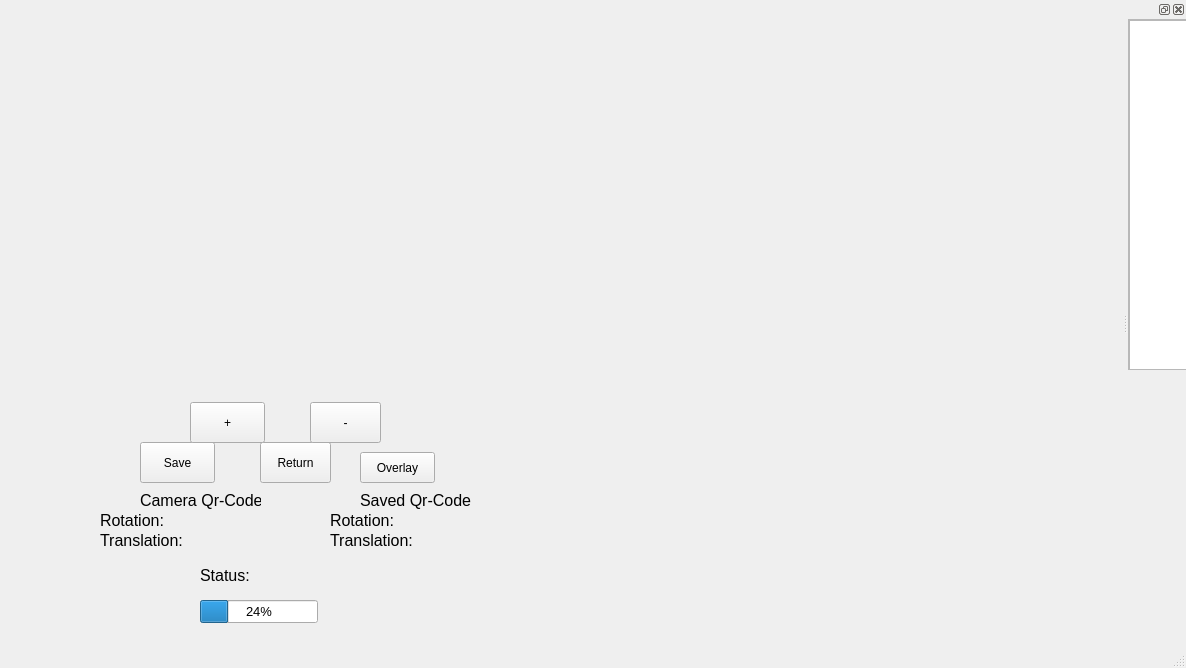
<?xml version="1.0" encoding="UTF-8"?>
<ui version="4.0">
 <class>MainWindow</class>
 <widget class="QMainWindow" name="MainWindow">
  <property name="geometry">
   <rect>
    <x>0</x>
    <y>0</y>
    <width>1186</width>
    <height>668</height>
   </rect>
  </property>
  <property name="minimumSize">
   <size>
    <width>743</width>
    <height>600</height>
   </size>
  </property>
  <property name="windowTitle">
   <string>MainWindow</string>
  </property>
  <property name="autoFillBackground">
   <bool>false</bool>
  </property>
  <property name="unifiedTitleAndToolBarOnMac">
   <bool>true</bool>
  </property>
  <widget class="QWidget" name="centralwidget">
   <widget class="QLabel" name="cameraFeedLabel">
    <property name="geometry">
     <rect>
      <x>20</x>
      <y>20</y>
      <width>681</width>
      <height>351</height>
     </rect>
    </property>
    <property name="text">
     <string/>
    </property>
   </widget>
   <widget class="QPushButton" name="saveBtn">
    <property name="geometry">
     <rect>
      <x>140</x>
      <y>442</y>
      <width>75</width>
      <height>41</height>
     </rect>
    </property>
    <property name="text">
     <string>Save</string>
    </property>
   </widget>
   <widget class="QPushButton" name="returnBtn">
    <property name="geometry">
     <rect>
      <x>260</x>
      <y>442</y>
      <width>71</width>
      <height>41</height>
     </rect>
    </property>
    <property name="text">
     <string>Return</string>
    </property>
   </widget>
   <widget class="QPushButton" name="overlayBtn">
    <property name="geometry">
     <rect>
      <x>360</x>
      <y>452</y>
      <width>75</width>
      <height>31</height>
     </rect>
    </property>
    <property name="text">
     <string>Overlay</string>
    </property>
   </widget>
   <widget class="QLabel" name="statusLabel">
    <property name="geometry">
     <rect>
      <x>200</x>
      <y>560</y>
      <width>141</width>
      <height>31</height>
     </rect>
    </property>
    <property name="font">
     <font>
      <pointsize>12</pointsize>
     </font>
    </property>
    <property name="text">
     <string>Status: </string>
    </property>
   </widget>
   <widget class="QProgressBar" name="percentProgressBar">
    <property name="enabled">
     <bool>true</bool>
    </property>
    <property name="geometry">
     <rect>
      <x>200</x>
      <y>600</y>
      <width>118</width>
      <height>23</height>
     </rect>
    </property>
    <property name="font">
     <font>
      <pointsize>10</pointsize>
     </font>
    </property>
    <property name="value">
     <number>24</number>
    </property>
   </widget>
   <widget class="QLabel" name="savedVectorsLabel">
    <property name="geometry">
     <rect>
      <x>360</x>
      <y>490</y>
      <width>111</width>
      <height>21</height>
     </rect>
    </property>
    <property name="font">
     <font>
      <pointsize>12</pointsize>
     </font>
    </property>
    <property name="text">
     <string>Saved Qr-Code</string>
    </property>
   </widget>
   <widget class="QLabel" name="currVectorsLabel">
    <property name="geometry">
     <rect>
      <x>140</x>
      <y>490</y>
      <width>121</width>
      <height>21</height>
     </rect>
    </property>
    <property name="font">
     <font>
      <pointsize>12</pointsize>
     </font>
    </property>
    <property name="text">
     <string>Camera Qr-Code</string>
    </property>
   </widget>
   <widget class="QLabel" name="currRvecs">
    <property name="geometry">
     <rect>
      <x>100</x>
      <y>510</y>
      <width>91</width>
      <height>21</height>
     </rect>
    </property>
    <property name="font">
     <font>
      <pointsize>12</pointsize>
     </font>
    </property>
    <property name="text">
     <string>Rotation:</string>
    </property>
   </widget>
   <widget class="QLabel" name="currTvecs">
    <property name="geometry">
     <rect>
      <x>100</x>
      <y>530</y>
      <width>91</width>
      <height>21</height>
     </rect>
    </property>
    <property name="font">
     <font>
      <pointsize>12</pointsize>
     </font>
    </property>
    <property name="text">
     <string>Translation:</string>
    </property>
   </widget>
   <widget class="QLabel" name="savedRvecs">
    <property name="geometry">
     <rect>
      <x>330</x>
      <y>510</y>
      <width>91</width>
      <height>21</height>
     </rect>
    </property>
    <property name="font">
     <font>
      <pointsize>12</pointsize>
     </font>
    </property>
    <property name="text">
     <string>Rotation:</string>
    </property>
   </widget>
   <widget class="QLabel" name="savedTvecs">
    <property name="geometry">
     <rect>
      <x>330</x>
      <y>530</y>
      <width>91</width>
      <height>21</height>
     </rect>
    </property>
    <property name="font">
     <font>
      <pointsize>12</pointsize>
     </font>
    </property>
    <property name="text">
     <string>Translation:</string>
    </property>
   </widget>
   <widget class="QPushButton" name="decZoomBtn">
    <property name="geometry">
     <rect>
      <x>310</x>
      <y>402</y>
      <width>71</width>
      <height>41</height>
     </rect>
    </property>
    <property name="text">
     <string>-</string>
    </property>
   </widget>
   <widget class="QPushButton" name="incZoomBtn">
    <property name="geometry">
     <rect>
      <x>190</x>
      <y>402</y>
      <width>75</width>
      <height>41</height>
     </rect>
    </property>
    <property name="text">
     <string>+</string>
    </property>
   </widget>
  </widget>
  <widget class="QMenuBar" name="menubar">
   <property name="geometry">
    <rect>
     <x>0</x>
     <y>0</y>
     <width>1186</width>
     <height>22</height>
    </rect>
   </property>
  </widget>
  <widget class="QStatusBar" name="statusbar"/>
  <widget class="QDockWidget" name="imageListDockWidget">
   <property name="sizePolicy">
    <sizepolicy hsizetype="Maximum" vsizetype="Maximum">
     <horstretch>0</horstretch>
     <verstretch>0</verstretch>
    </sizepolicy>
   </property>
   <attribute name="dockWidgetArea">
    <number>2</number>
   </attribute>
   <widget class="QWidget" name="dockWidgetContents_2">
    <widget class="QScrollArea" name="scrollArea">
     <property name="geometry">
      <rect>
       <x>0</x>
       <y>0</y>
       <width>271</width>
       <height>351</height>
      </rect>
     </property>
     <property name="widgetResizable">
      <bool>true</bool>
     </property>
     <widget class="QWidget" name="scrollAreaWidgetContents">
      <property name="geometry">
       <rect>
        <x>0</x>
        <y>0</y>
        <width>269</width>
        <height>349</height>
       </rect>
      </property>
      <widget class="QListWidget" name="listWidget2">
       <property name="geometry">
        <rect>
         <x>0</x>
         <y>0</y>
         <width>271</width>
         <height>351</height>
        </rect>
       </property>
      </widget>
     </widget>
    </widget>
   </widget>
  </widget>
 </widget>
 <resources/>
 <connections/>
</ui>
